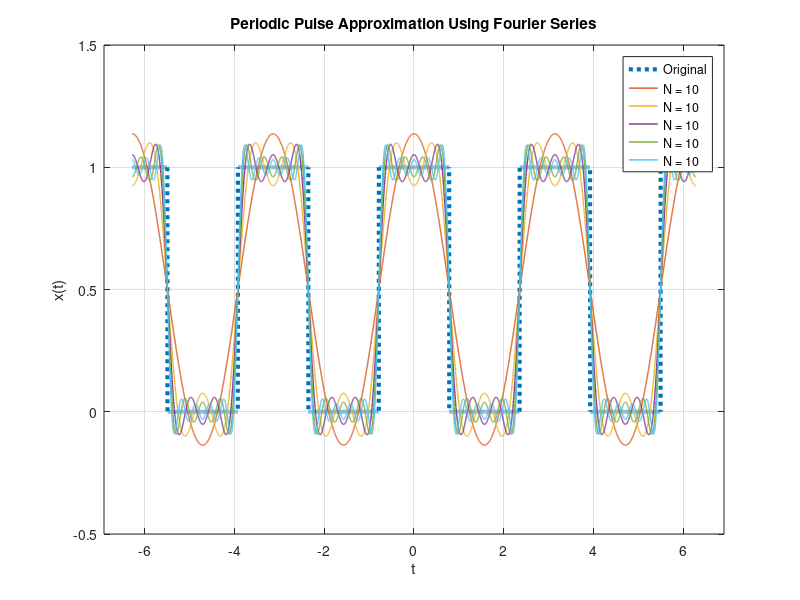

Here is the MATLAB script that generated this plot:
% @ElectroGeek255
% MATLAB Geek Summer Bootcamp | 2026
% EXAMPLE 4, 2 | Periodic Pulse Approximation Using Fourier Series
clc; clear; close all;

T = pi;
w = 2 * pi / T;
t = linspace(-2*T, 2*T, 5000);

% Original square wave
f = (square(w * (t+0.25*T), 50) + 1) / 2;

plot(t, f, ':', 'LineWidth', 3);
hold on;
labels = {"Original"};

% Fourier Series approximation
k = 10;
for N = 1:2:k
    x = 0;
    for n = 1:N
        x = x + 2/(n*pi) * sin(n*pi/2) .* cos(n*w.*t);
    end
    x = x + 0.5;
    plot(t, x, 'LineWidth', 1);
    labels{end+1} = sprintf('N = %d', k);
end

legend(labels, 'Location', 'best');
title('Periodic Pulse Approximation Using Fourier Series');
ylim([-0.5 1.5]);
xlim([-2.2*T 2.2*T]);
xlabel('t'); ylabel('x(t)');
grid on;
